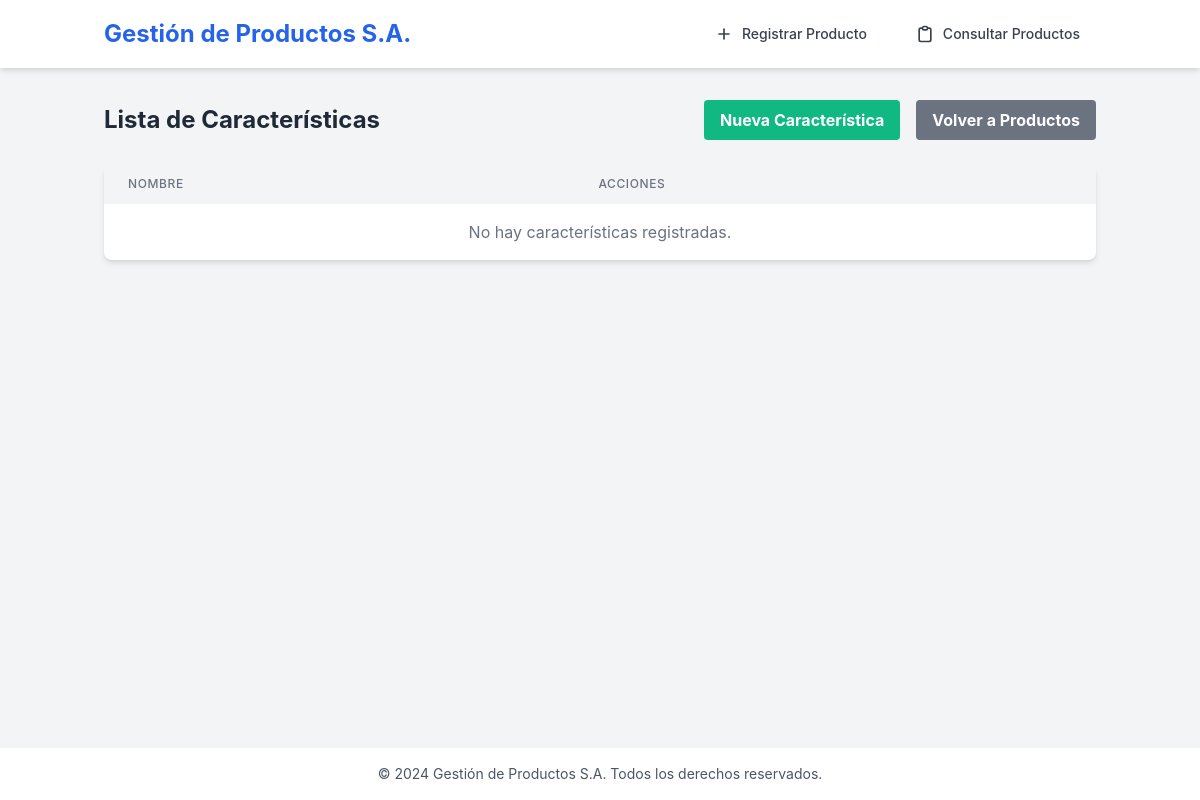
The page /caracteristicas/ on the database as committed earlier.
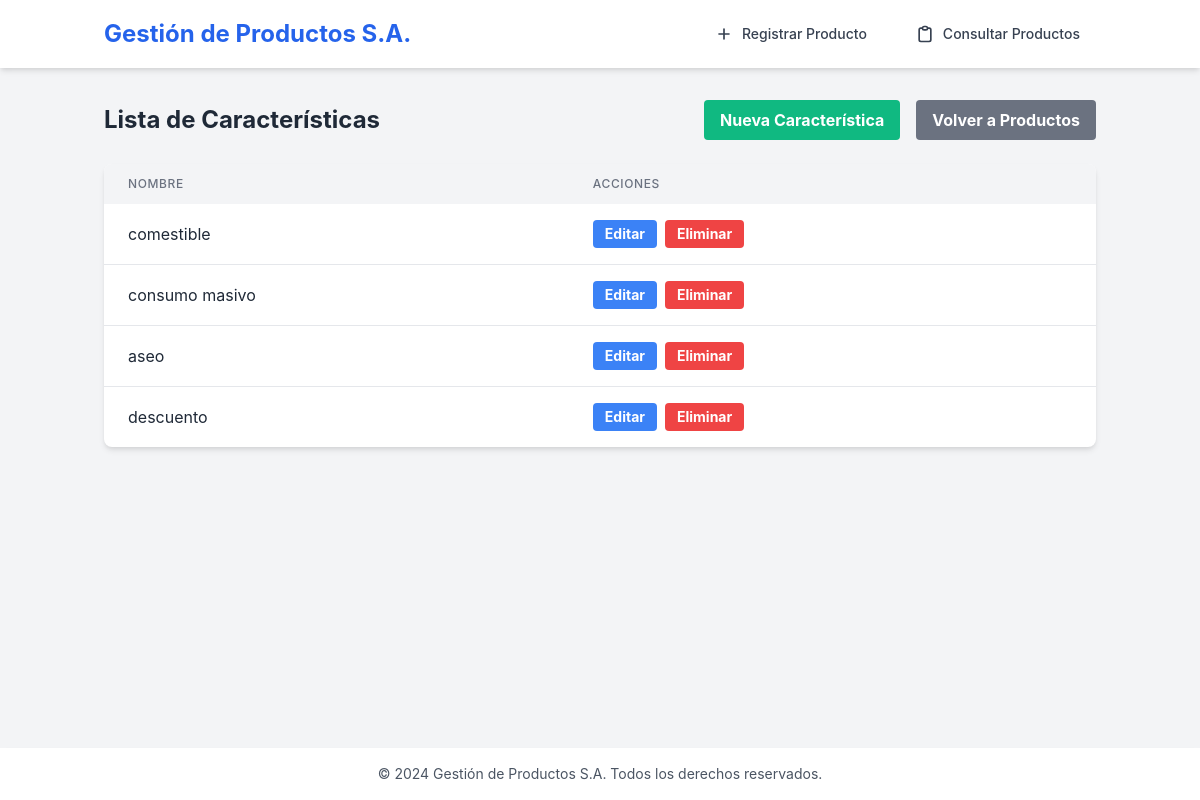
The same page on the database as committed later.
### productos/models.py (models this page shows, shortened)
class Caracteristica(models.Model):
    nombre = models.CharField(max_length=100, unique=True)

### productos/views.py (the view)
# urls.py: path('caracteristicas/', views.lista_caracteristicas, name='lista_caracteristicas'),
def lista_caracteristicas(request):
    caracteristicas = Caracteristica.objects.all()
    return render(request, 'caracteristicas/lista.html', {'caracteristicas': caracteristicas})

### templates/caracteristicas/lista.html (shortened to what this page needs)
{% extends 'base.html' %}
{% block content %}
<div class="container mx-auto px-4 py-8">
    <div class="flex justify-between items-center mb-6">
        <h1 class="text-2xl font-bold">Lista de Características</h1>
        <div class="flex space-x-4">
            <a href="{% url 'crear_caracteristica' %}" class="bg-green-500 hover:bg-green-600 text-white font-bold py-2 px-4 rounded">
                Nueva Característica
            </a>
            <a href="{% url 'lista_productos' %}" class="bg-gray-500 hover:bg-gray-600 text-white font-bold py-2 px-4 rounded">
                Volver a Productos
            </a>
        </div>
    </div>
    <div class="bg-white shadow-md rounded-lg overflow-hidden">
        <table class="min-w-full">
            <thead class="bg-gray-100">
                <tr>
                    <th class="px-6 py-3 text-left text-xs font-medium text-gray-500 uppercase tracking-wider">Nombre</th>
                    <th class="px-6 py-3 text-left text-xs font-medium text-gray-500 uppercase tracking-wider">Acciones</th>
                </tr>
            </thead>
            <tbody class="divide-y divide-gray-200">
                {% for caracteristica in caracteristicas %}
                <tr>
                    <td class="px-6 py-4 whitespace-nowrap">{{ caracteristica.nombre }}</td>
                    <td class="px-6 py-4 whitespace-nowrap">
                        <div class="flex space-x-2">
                            <a href="{% url 'editar_caracteristica' caracteristica.pk %}"
                               class="bg-blue-500 hover:bg-blue-600 text-white font-bold py-1 px-3 rounded text-sm">
                                Editar
                            </a>
                            <a href="{% url 'eliminar_caracteristica' caracteristica.pk %}"
                               class="bg-red-500 hover:bg-red-600 text-white font-bold py-1 px-3 rounded text-sm">
                                Eliminar
                            </a>
                        </div>
                    </td>
                </tr>
                {% empty %}
                <tr>
                    <td colspan="2" class="px-6 py-4 text-center text-gray-500">
                        No hay características registradas.
                    </td>
                </tr>
                {% endfor %}
            </tbody>
        </table>
    </div>
</div>
{% endblock %}

Rows that differ between the two databases and show on the page:
added Caracteristica: nombre "comestible"
added Caracteristica: nombre "consumo masivo"
added Caracteristica: nombre "aseo"
added Caracteristica: nombre "descuento"
Other text that changed with them:
text no longer shown: "No hay características registradas."
